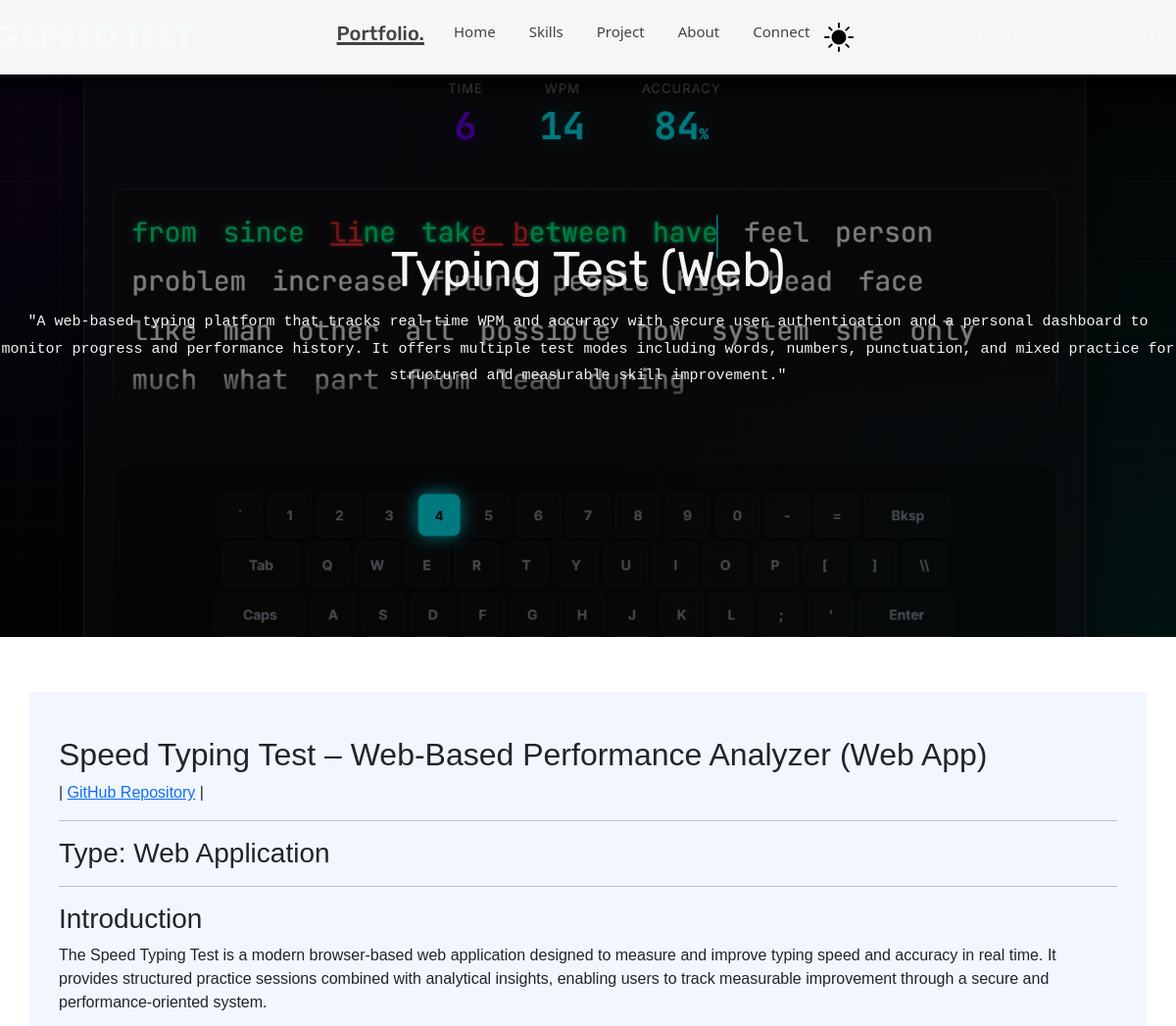
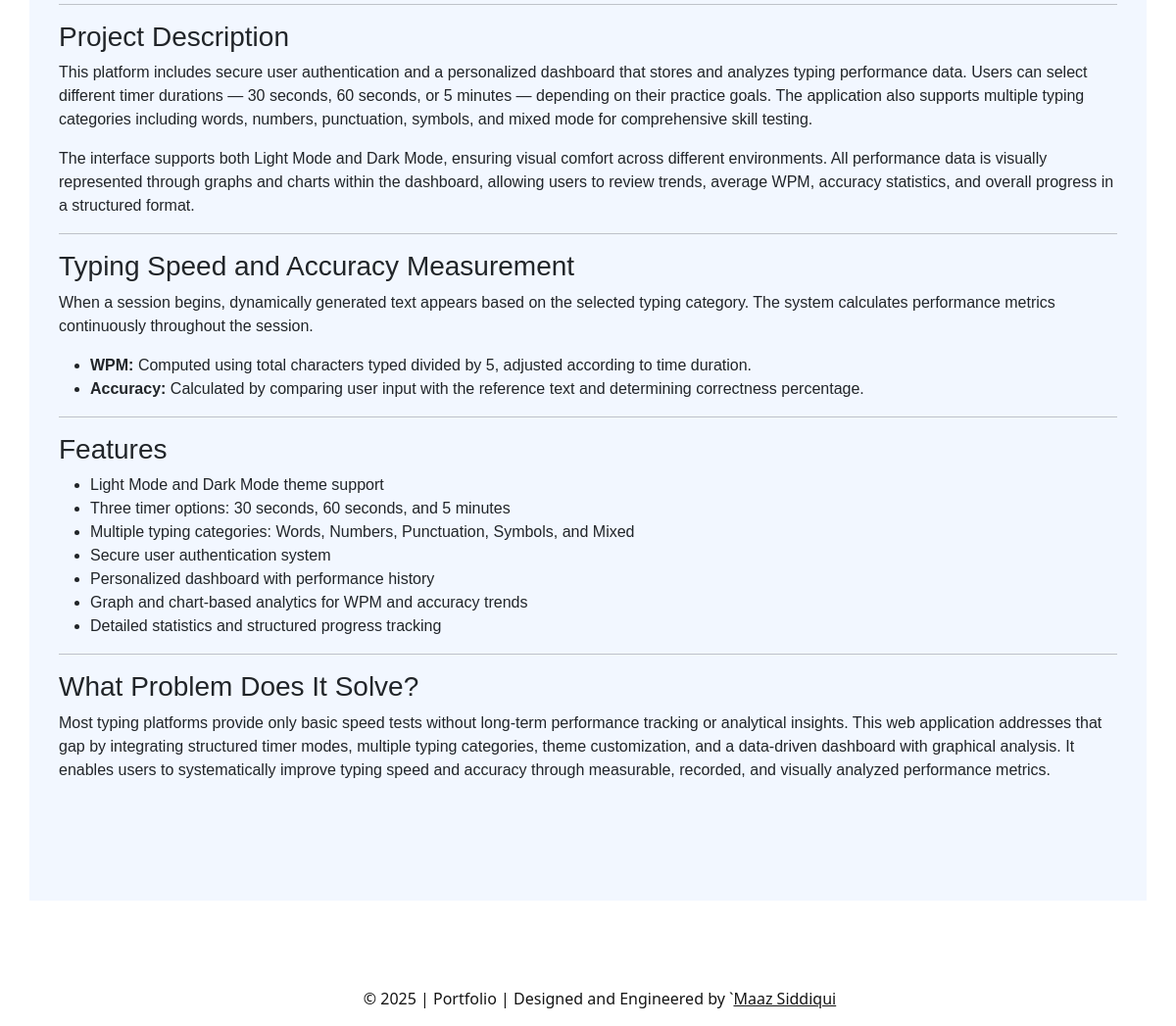
/maaz-project/11, run on the app's committed database (2 pictures, top to bottom).
### app.py (models this page shows, shortened)
class PROJECT_POSTS(db.Model):
    __tablename__ = 'PROJECTS'
    id = db.Column(db.Integer, primary_key=True)
    title = db.Column(db.String, unique=True)
    s_description = db.Column(db.String, nullable=False)
    img = db.Column(db.String, nullable=False)
    body = db.Column(db.String, nullable=False)
    type = db.Column(db.String, nullable=False)
    date = db.Column(db.String, nullable=False)

### app.py (the view)
@app.route(f"/maaz-project/<id>")
def maaz_project(id):
    print('+=========================================REACHED View Project=========================================+')
    post = PROJECT_POSTS.query.filter_by(id=int(id)).first()
    if not post:
        return render_template('error.html'), 404
    return render_template("specific-project.html", post=post)

### templates/specific-project.html (shortened to what this page needs)
<!DOCTYPE html>
<html lang="en">
<head>
  <link href="https://cdn.jsdelivr.net/npm/bootstrap@5.3.7/dist/css/bootstrap.min.css" rel="stylesheet"
 />
  <link href="https://cdn.jsdelivr.net/npm/bootstrap@5.3.7/dist/css/bootstrap.min.css" rel="stylesheet"
 />
  <link rel="stylesheet" href="{{ url_for('static', filename='style.css') }}" />
</head>
<body>
  <div class="container">
    <header class="py-3 mb-4 fixed-top navdarkmode">
      <div class="d-flex align-items-center justify-content-center">
       <a href="/" class="d-flex align-items-center mb-3 mb-md-0 nav-link-header footerdarkmode">
          <h5 style="
                font-family: 'Rubik', sans-serif;
                text-decoration: underline;
                text-decoration-thickness: 3px;
              ">
            Portfolio.
          </h5>
        </a>
        <p class="d-none d-md-flex gap-1 align-items-left" style="margin-top: 5px">
          <a href="/#home" class="nav-link-header footerdarkmode active-link" aria-current="page">Home</a>
          <a href="/#skills" class="nav-link-header footerdarkmode active-link">Skills</a>
          <a href="/#projects" class="nav-link-header footerdarkmode active-link">Project</a>
          <a href="/#about" class="nav-link-header footerdarkmode active-link">About</a>
          <a href="/#connect" class="nav-link-header footerdarkmode active-link">Connect</a>
        </p>
        <div class="d-flex align-items-center gap-1">
          <div style="cursor: pointer">
          </div>
        </div>
      </div>
    </header>
  </div>
  <div class="project-bg">
    <p class="para" style="font-size: 17px">
      <span style="font-family: 'Rubik', sans-serif; font-size: 50px">{{post.title}}</span><br /><span
        style="font-family: 'JetBrains Mono', monospace; font-size: 15px">{{post.s_description}}</span>
    </p>
  </div>
  <br />
  <div class="container darkmodespcl">{{ post.body|safe }}</div>
  <br /><br /><br />
  <footer class="py-3 footerdarkmode" style="
        display: flex;
        justify-content: center;
        align-items: center;
        flex-direction: column;
        text-align: center;
      ">
    <p class="col-md-5 ms-4 mb-0">
      © 2025 | Portfolio | Designed and Engineered by `<u>Maaz Siddiqui</u>
    </p>
  </footer>
</body>
</html>

### static/style.css (style rules this page uses)
.darkmodelogo { transition: transform 0.5s ease-in-out; color: #000; }
.navdarkmode { box-shadow: 0 0 11px 5px rgba(0, 0, 0, 0.163); color: #151515; background-color: rgba(255, 255, 255, 0.966); }
.footerdarkmode { color: #151515; background-color: rgba(255, 255, 255, 0); }
header { box-shadow: 0 0 11px 5px rgba(255, 255, 255, 0.163); }
footer { box-shadow: 0 0 11px 5px rgba(255, 255, 255, 0.163); }
html, body { overflow-x: hidden; }

### data on the page
PROJECT_POSTS: title "Typing Test (Web)", s_description "\"A web-based typing platform that tracks real-time WPM and accuracy with secure user authentication and a personal dashboard to monitor progress and performance history. It offers multiple test modes including words, numbers, punctuation, and mixed practice for structured and measurable skill improvement.\"", body "Speed Typing Test – Web-Based Performance Analyzer (Web App) | GitHub Repository | Type: Web Application Introduction The Speed Typing Test is a modern browser-based web application designed to measure and improve typing speed and accuracy in real time. It provides structured practice sessions combined with analytical insights, enabling users to track measurable improvement through a secure and performance-oriented system. Project Description This platform includes secure user authentication and a personalized dashboard that stores and analyzes typing performance data. Users can select different timer durations — 30 seconds, 60 seconds, or 5 minutes — depending on their practice goals. The…"
